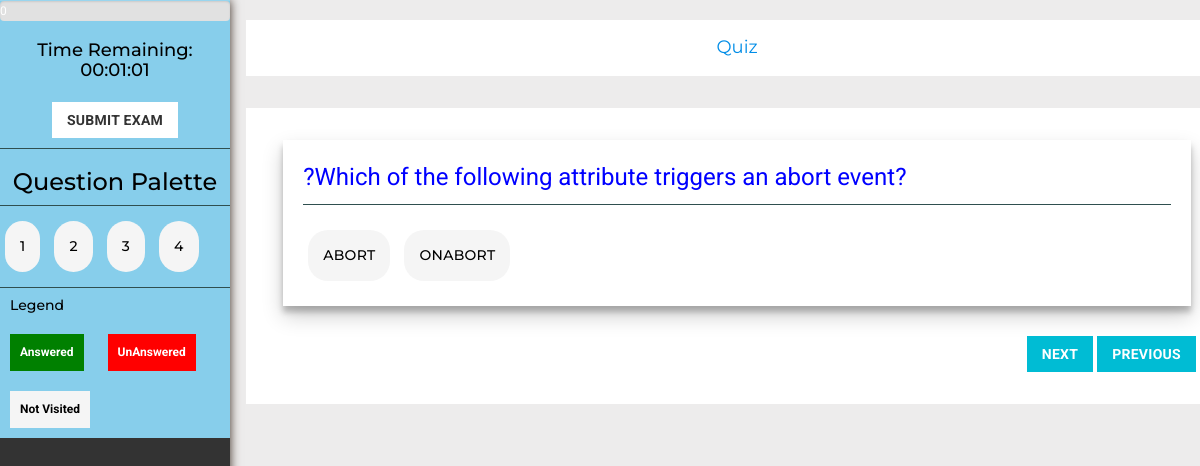
The page /examiner/quiz_view.php on the database its author committed.
### tables this page shows
CREATE TABLE `question` (
  `question_id` int(11) NOT NULL,
  `question_text` varchar(200) NOT NULL,
  `answer_id` int(11) NOT NULL,
  `category` int(11) NOT NULL,
  `status` int(11) NOT NULL DEFAULT 0
);

CREATE TABLE `answer` (
  `answer_id` int(11) NOT NULL,
  `answer_text` varchar(200) NOT NULL,
  `question_id` int(11) NOT NULL,
  `category` int(11) NOT NULL,
  `status` int(11) NOT NULL DEFAULT 0
);

### examiner/quiz_view.php (the view, shortened to what this page needs)
<?php
    require_once 'database.php';
    require_once 'layout.php';
?>
<html>
    <head>
    </head>
    <body>
        <div class="page-container">
            <div class="left-content">
                <div class="mother-grid-inner">
                    <ol class="breadcrumb">
			            <center>
                            <li class="breadcrumb-item">
                                <h4>
                                    <a class="text-center">Quiz</a>
                                </h4>
                            </li>
                        </center>
                    </ol>
                    <div class="agile-grids">
                        <div class="agile-tables">
                            <div class="w3l-table-info">
                                <?php $query="select * from question order by rand()"; $result=$con->query($query);
                                while($fetchdata=$result->fetch_assoc()){ $q_id=$fetchdata['question_id'];  $q_text=$fetchdata['question_text']; ?>
                                    <div class="quizBox" id="currentQuiz_<?php echo $q_id; ?>" style="display: none;">
                                        <div class="qname"><?php echo $q_text; ?><hr></div>
                                        <div class="option">
                                            <div data-toggle="buttons">
                                                <?php $query="select * from answer where question_id='$q_id' order by rand()";  $result1=$con->query($query);
                                                while($fetchdata1=$result1->fetch_assoc()){ $a_id=$fetchdata1['answer_id'];  $option=$fetchdata1['answer_text']; ?>
                                                    <label class="btn btn-option" style="border-radius: 20px; white-space:normal !important; word-wrap: break-word;">
                                                        <h5><?php echo $option; ?></h5>
                                                    </label>
                                                <?php } ?>
                                            </div>
                                        </div>
                                    </div>
                                <?php } ?>
                            </div>
                            <div class="float-right">
                                <button class="btn btn-primary" onclick="next_QuizSet()">Next</button>
                                <button class="btn btn-primary" onclick="pre_QuizSet()">Previous</button>
                            </div>
                            <div class="clearfix"></div>
                        </div>
                    </div>
                </div>
            </div>
        <div class="sidebar-menu">
            <div style="background: skyblue; color: black;">
                <div class="text-center" style="background-color: skyblue;">
                    <div class="progress" style="height: fit-content; margin-top: 0px;">
                        <div id="progress_bar" class="progress-bar" role="progressbar" style="width:0%;">0</div>
                    </div>
                    <h4 id="timer" class="panel-heading">Time Remaining: 00:00:00</h4>
                    <a href="#confirmEnd" data-toggle="modal" class="text-center btn btn-default">Submit Exam</a>
                </div><hr>
                <h3 align="center">Question Palette</h3><hr>
                <?php
                    $query="select * from question order by rand()"; $result=$con->query($query); $total_question=0;
                    while($fetchdata=$result->fetch_assoc()){   $q_id=$fetchdata['question_id'];  $total_question++;
                    ?>
                    <a class="btn btn-option palletIndex" style="border-radius: 20px;" id="pallete_<?php echo $q_id; ?>" onclick="quizId('<?php echo $q_id; ?>')">
                        <h5><?php echo $total_question; ?></h5>
                    </a>
                <?php } ?>                        <hr>
                <h5 style="margin: 10px;">Legend</h5>
                <label style="background-color: green; padding: 10px; font-size: 12px; margin: 10px; color: white;">Answered</label>
                <label style="background-color: red; padding: 10px; font-size: 12px; margin: 10px; color: white;">UnAnswered</label>
                <label style="background-color: whitesmoke; padding: 10px; font-size: 12px; margin: 10px; color: black;">Not Visited</label>
            </div>
        </div>
        </div>
    </body>
</html>

### examiner/quiz_view.php (style rules this page uses)
.btn-option { font-family: monospace; margin: 5px; color: black; font-family: monospace; background-color: whitesmoke; border-color: #285e8e; }
hr { border-color: darkslategrey; }
.qname { padding: 20px 20px 10px 20px; font-size: 1.5pc; word-wrap: break-word; color: blue; }
.option { padding: 0px 0px 20px 20px; }
.quizBox { margin: 0px 5px 30px 5px; box-shadow: 0 10px 20px rgba(0,0,0,0.19), 0 6px 6px rgba(0,0,0,0.23); }

### rows shown on the page
question: question_text "?Which of the following attribute triggers an abort event?"
answer: answer_text "ABORT"
answer: answer_text "ONABORT"
